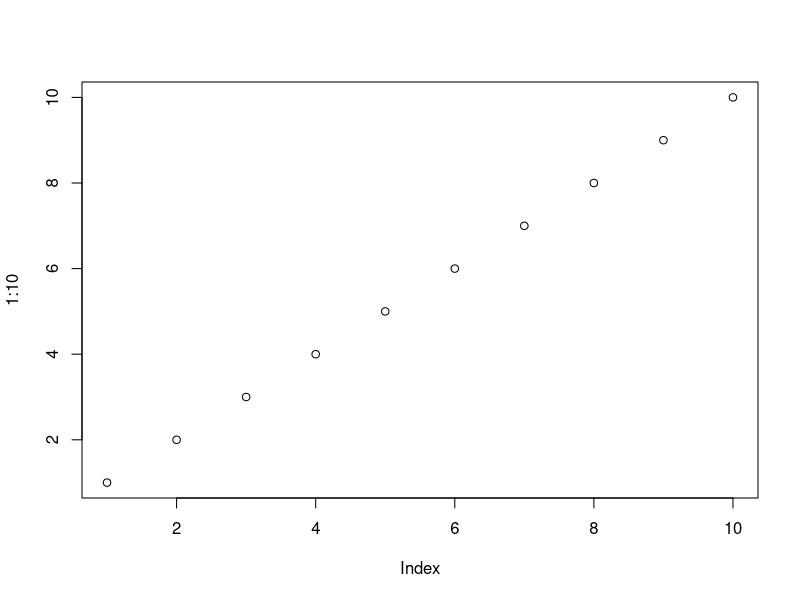
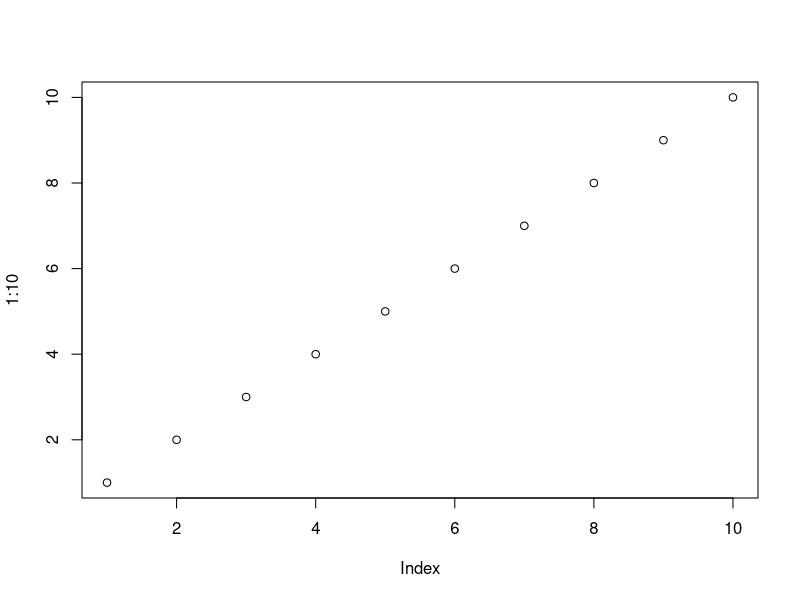
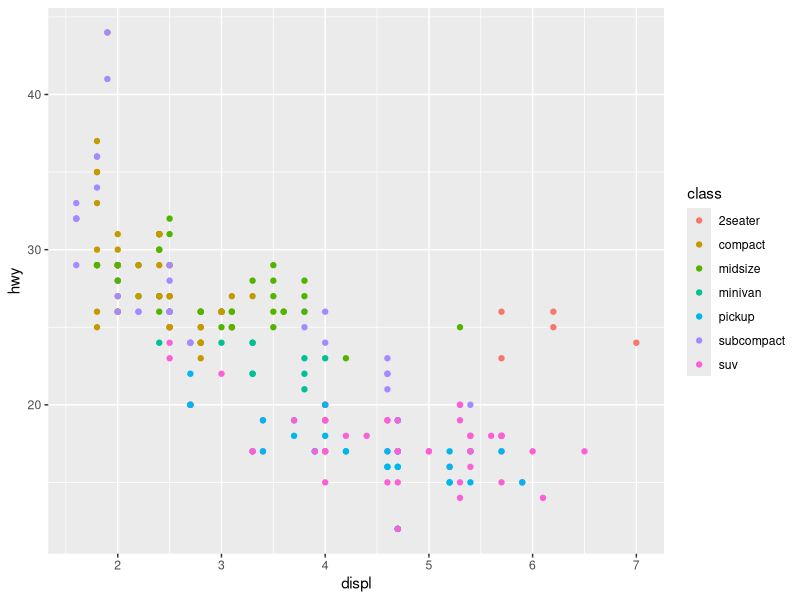

These charts were generated, in order, by the following R code:
## ---- chunk 1
plot(1:10)
## ---- chunk 2
plot(1:10)
## ---- chunk 3
library(ggplot2)
ggplot(mpg, aes(displ, hwy, color = class)) + 
  geom_point() # Some really slow plot
## ---- chunk 4
library(ggplot2)
data("mpg")
knitr::kable(head(mpg))
